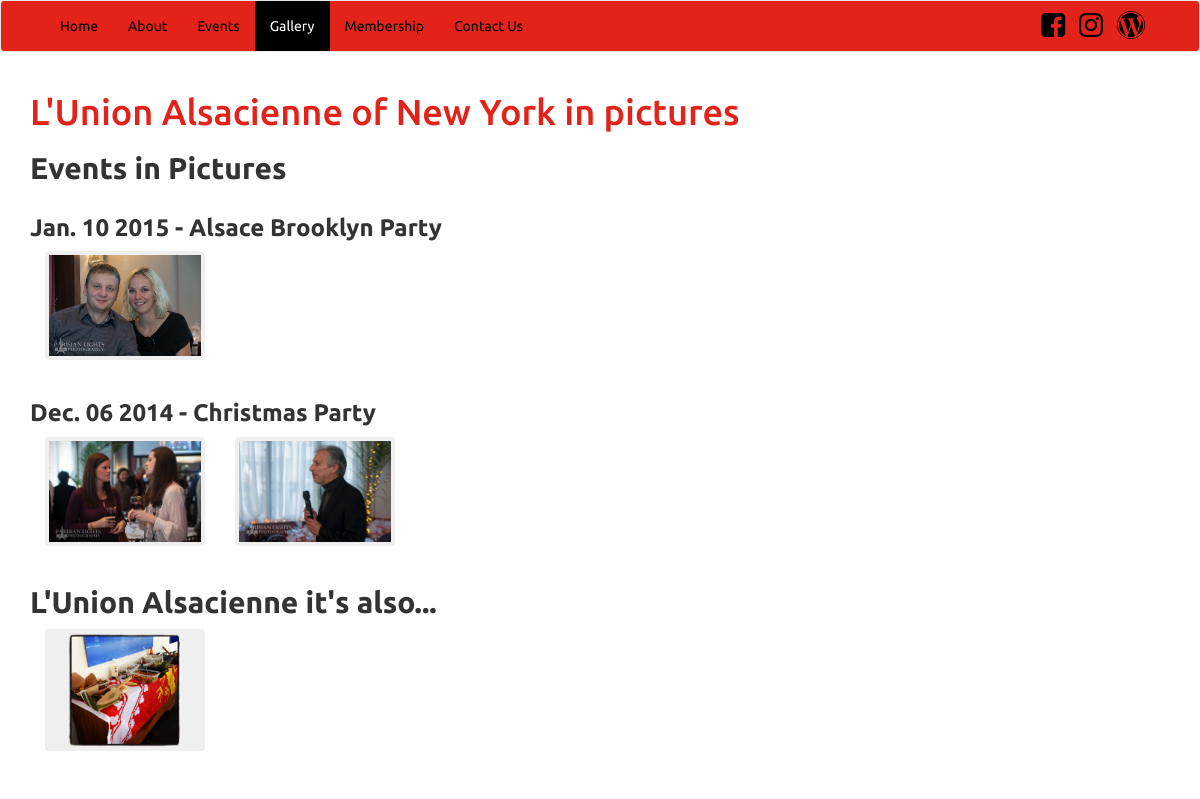
Page /gallery/ on the committed database.
### Union_1/models.py (models this page shows, shortened)
class Event(models.Model):
    title=models.CharField(max_length=50)
    date=models.DateTimeField(blank=True)
    price=models.IntegerField(blank=True)
    url=models.URLField(blank=True)
    place=models.CharField(max_length=4000)
    venue=models.CharField(max_length=4000)
    description=models.TextField(max_length=80000,blank=True)
    bwp_link=models.URLField(blank=True)

class Picture(models.Model):
    event = models.ForeignKey(Event, blank=True,null=True)
    album = models.ForeignKey(Album, blank=True,null=True)
    name = models.CharField(max_length=60, blank=True, null=True)
    picture = models.FileField(upload_to="images")
    created = models.DateTimeField(auto_now_add=True)
    width = models.IntegerField(blank=True, null=True)
    height = models.IntegerField(blank=True, null=True)

### Union_1/views.py (the view)
# urls.py: url(r'^gallery/$',views.gallery,name='gallery'),
def gallery(request):
    context= RequestContext(request)
    events = Event.objects.prefetch_related('picture_set').all().order_by('-date')
    albums = Album.objects.prefetch_related('picture_set').all()
    context_dict = {'events' : events,'albums' : albums}
    return render_to_response('Union_1/gallery.html',context_dict,context)

### templates/Union_1/gallery.html (shortened to what this page needs)
{% extends 'Union_1/base.html' %}
{% block body_block %}
<div class="container">
    <div class="row">
       <div class="col-xs-12 col-md-12">
           <h1>L'Union Alsacienne of New York in pictures</h1>
           <h2>Events in Pictures</h2>
       </div>
    </div>
    {% for event in events %}
    {% if event.picture_set.all %}
    <div class="row">
       <div class="col-xs-12 col-md-12">
           <h3>{{ event.date|date:"N d Y" }} - {{ event.title }}</h3>
                {% for image in event.picture_set.all  %}
                <div class="col-xs-12 col-md-2 image-list">
                    <div class="thumbnail">
                <a href="/media/{{ image.picture }}" data-lightbox="{{ image.name }}" ></href><img style="width:200%; height:200%;" src="/media/{{ image.picture }}" alt="{{ image.name }}" /></a>
                    </div>
                </div>
                {% endfor %}
       </div>
    </div>
    {% endif %}
    {% endfor %}
    <h2> L'Union Alsacienne it's also...</h2>
    {% for album in albums %}
    {% if album.picture_set.all %}
    <div class="row">
       <div class="col-xs-12 col-md-12">
                {% for image in album.picture_set.all  %}
                <div class="col-xs-12 col-md-2 image-list">
                    <div class="thumbnail">
                <a href="/media/{{ image.picture }}" data-lightbox="{{ image.name }}" ></href><img style="width:75%; height:75%;" src="/media/{{ image.picture }}" alt="{{ image.name }}" /></a>
                    </div>
                </div>
                {% endfor %}
       </div>
    </div>
    {% endif %}
    {% endfor %}
</div>
</div>
{% endblock %}

### templates/Union_1/base.html (shortened to what this page needs)
<!DOCTYPE html>
{% load static %}
<html>
<head>
    <link rel="stylesheet" href="{% static 'css/bootstrap.min.css' %}" />
    <link rel="stylesheet" href="{% static 'css/style.css' %}" />
    <link rel="stylesheet" type="text/css" href="{% static 'css/bwp_widget.css' %}" />
    <link rel="stylesheet" type="text/css" href="{% static 'css/lightbox.css' %}" />
    <link href="//maxcdn.bootstrapcdn.com/font-awesome/4.2.0/css/font-awesome.min.css" rel="stylesheet">
    <link href="//cdn-images.mailchimp.com/embedcode/classic-081711.css" rel="stylesheet" type="text/css">
    <link rel="stylesheet" type="text/css" href="{% static 'css/bwp_widget.css' %}" />
    <link href="//maxcdn.bootstrapcdn.com/font-awesome/4.2.0/css/font-awesome.min.css" rel="stylesheet">
    <link href="//cdn-images.mailchimp.com/embedcode/classic-081711.css" rel="stylesheet" type="text/css">
  </head>
<body>
<nav class="navbar navbar-default" role="navigation">
    <div class ="container">
        <a class="navbar-brand" href="/"></a>
        <div class="collapse navbar-collapse navbar-responsive-collapse" id="bs-example-navbar-collapse-1">
            <ul class="nav navbar-nav">
                <li id="home"><a href="/">Home</a></li>
                <li id="about"><a href="/about/">About</a></li>
                <li id="event"><a href="/event/">Events</a></li>
                <li id="gallery"><a href="/gallery/">Gallery</a></li>
                <li id="membership"><a href="/members/"> Membership</a></li>
                <li id="contactus"><a href="/contact_us/">Contact Us</a></li>
            </ul>
            <ul class=" pull-right">
                <a href="https://www.facebook.com/pages/The-Friends-of-Alsace-New-York/273319826034958"><i class="fa fa-facebook-square fa-2x nav-social-icon"></i></a>
                <a href="#"><i class="fa fa-instagram fa-2x nav-social-icon" ></i></a>
                <a href="https://alsacenewyork.wordpress.com/"><i class="fa fa-wordpress fa-2x nav-social-icon"></i></a>
            </ul>
        </div>
    </div>
</nav>
<div>
    {% block body_block %}{% endblock %}
</body>
</html>

### static/css/style.css (style rules this page uses)
body { margin-bottom: 60px; }
h1,h2,h3,h4,h5,h6,p,a,li { font-family:ubuntu; }
h1 { color:RGB(227,34,25); font-weight:; }
h2, h3 { font-weight:bold; }
a { outline:0 none !important; }
.navbar { background-color: RGB(227,34,25); }
.navbar-default .navbar-brand { color: white; }
.navbar-nav { float: left; margin: 0; }
.navbar-default .navbar-nav > li > a { color: black; }
.navbar-default .navbar-nav > .active > a, .navbar-default .navbar-nav > .active > a:hover, .navbar-default .navbar-nav > .active > a:focus { color: white; background-color: black; }
.nav-social-icon { color:black; padding:10px 10px 0px 0px; }
.image-list .thumbnail { border:none; background-color:#efefef; padding:5 em; }

### static/css/lightbox.css (style rules this page uses)
body:after { content: url(../img/close.png) url(../img/loading.gif) url(../img/prev.png) url(../img/next.png); display: none; }

### rows in the picture
Event: date "Jan. 10 2015", title "Alsace Brooklyn Party"
Picture: picture (picture)
Event: date "Dec. 06 2014", title "Christmas Party"
Picture: picture (picture)
Picture: picture (picture)
Picture: picture (picture)
